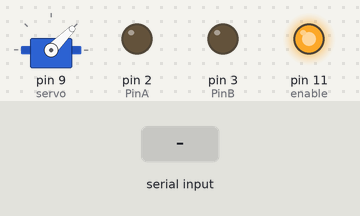
Recording of a sketch running on a simulated Arduino Uno, built with avr-gcc and run on an emulated ATmega328P. On the bench: servo, output pins drawn as LEDs (lit = HIGH). Inputs (shaded band) come from the test bench.

Above: at 1.2 s.
1.3 s: "F" received over Serial
At 2.4 s:
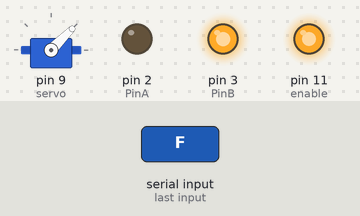
2.8 s: "R" received over Serial
At 3.6 s:
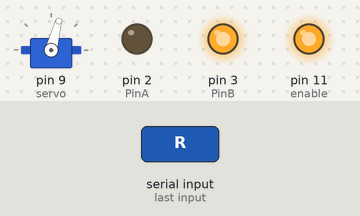
4.3 s: "L" received over Serial
At 4.7 s:
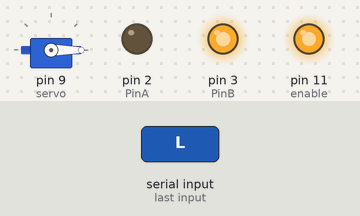
5.8 s: "B" received over Serial
At 7.0 s:
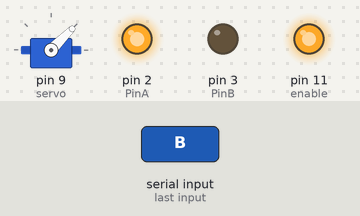
7.3 s: "R" received over Serial
At 8.2 s:
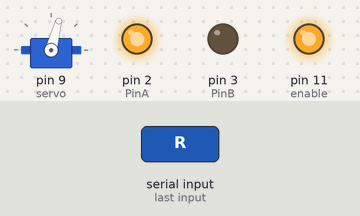
8.8 s: "S" received over Serial
At 9.3 s:
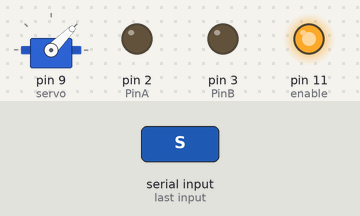
Timing chart, 0 to 11.3 s (numbered marks = the images above; inputs shaded):
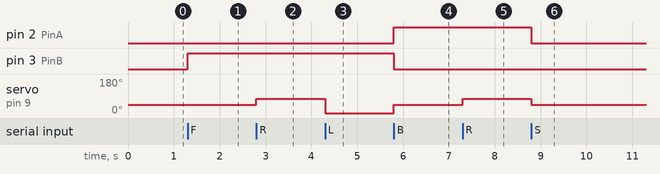

Measured:
- after the input at 1.3 s, pin 3 (PinB): LOW → HIGH at once
- after the input at 2.8 s, servo on pin 9 (servo): 45° → 75° at once
- after the input at 4.3 s, servo on pin 9 (servo): 75° → 0° at once
- after the input at 5.8 s, pin 2 (PinA): LOW → HIGH at once; pin 3 (PinB): HIGH → LOW at once; servo on pin 9 (servo): 0° → 45° at once
- after the input at 7.3 s, servo on pin 9 (servo): 45° → 75° at once
- after the input at 8.8 s, pin 2 (PinA): HIGH → LOW at once; servo on pin 9 (servo): 75° → 45° at once

The sketch:

RC_CAR_CONTROL.ino
```cpp
#include <Servo.h>
Servo servo;

int pos = 0;
char in;
int PinA = 2;
int PinB = 3;
int enable = 11;

void setup() {
  Serial.begin(9600);
  servo.attach(9);
  servo.write(45);
  pinMode(PinA, OUTPUT);
  pinMode(PinB, OUTPUT);
  pinMode(enable, OUTPUT);
  analogWrite(enable,250);
}
void Forward(){
  servo.write(45);
  digitalWrite(PinA, LOW);
  digitalWrite(PinB, HIGH);
}
void Backward(){
  servo.write(45);
  digitalWrite(PinA, HIGH);
  digitalWrite(PinB, LOW);
}
void Right(){
  servo.write(75);
}
void Left(){
  servo.write(0);
}
void Stop(){
  servo.write(45);
  digitalWrite(PinA, LOW);
  digitalWrite(PinB, LOW);
}
void loop(){
   if (Serial.available()) {
    in = Serial.read();
    switch(in){
      case 'F': Forward(); delay(200);break;
      case 'R': Right(); break;
      case 'S': Stop(); delay(200);break;
      case 'L': Left(); break;
      case 'B': Backward(); delay(200);break;
    }
  }
}
```
